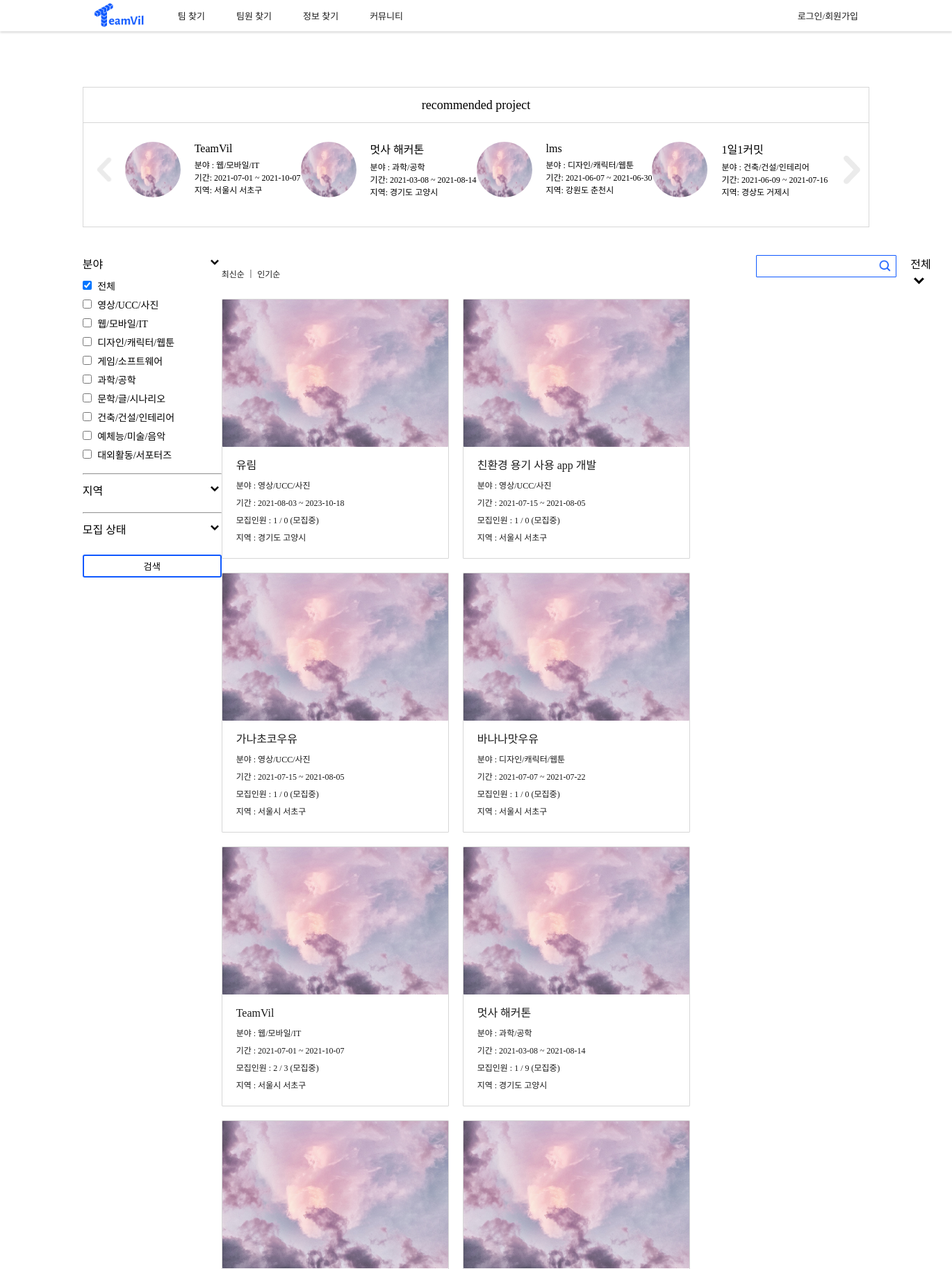
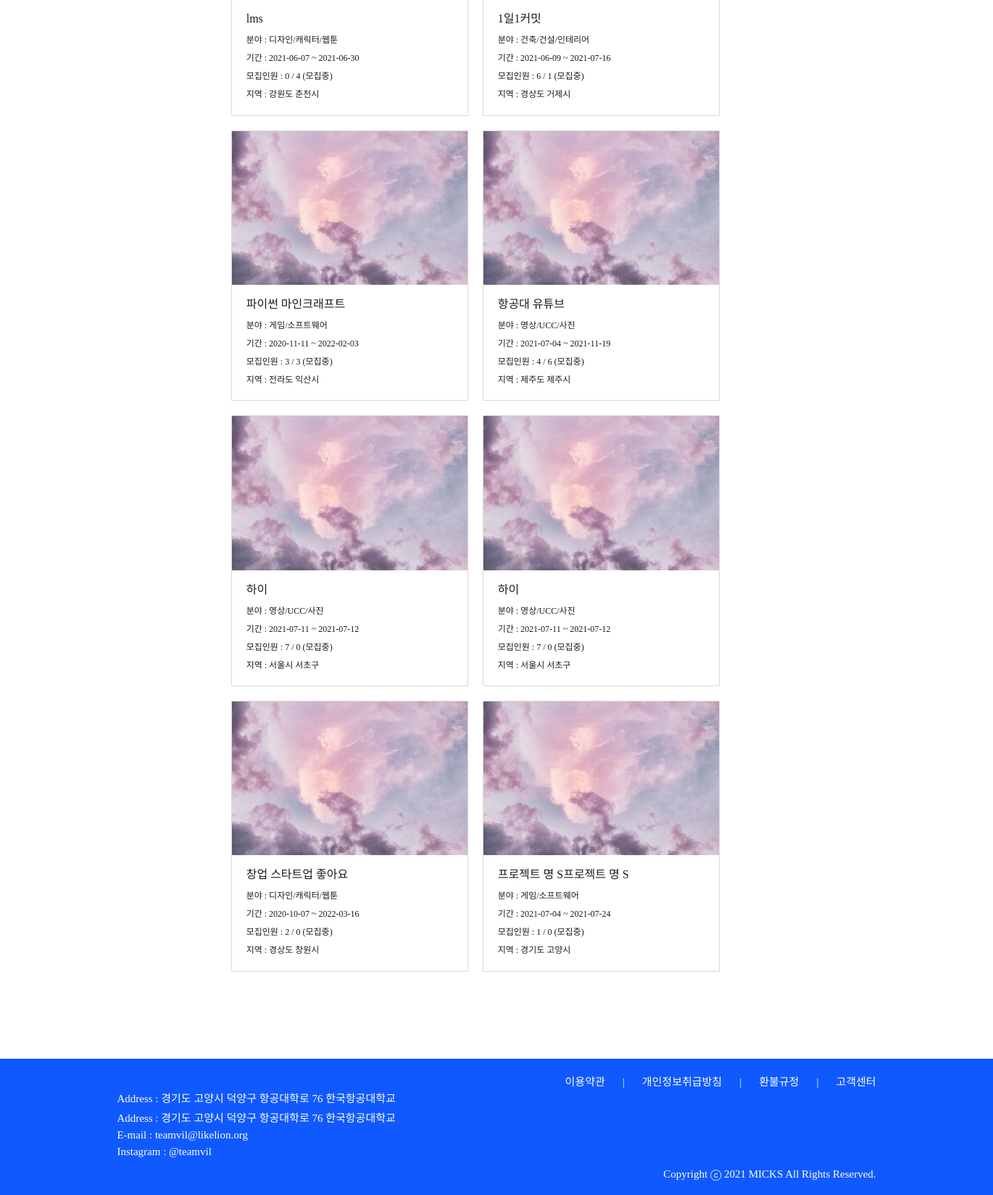
/project/team_search_back_cloud/, run on the app's committed database (2 pictures, top to bottom).
### project/models.py (models this page shows, shortened)
class Project(models.Model):
    user_id = models.ForeignKey(User, on_delete = models.PROTECT, db_column="user_id")
    use = models.IntegerField(default=0)
    isEnd = models.IntegerField(default=0)
    type = models.IntegerField() # 창업, 공모전, 프로젝트
    title = models.CharField(max_length=100)
    desc = models.CharField(max_length=100)
    field1_id = models.ForeignKey('home.Field1', on_delete = models.CASCADE, db_column="field1_id")
    field2 = models.CharField(max_length=20)
    region1_id = models.ForeignKey('home.Region1', on_delete = models.CASCADE, db_column="region1_id")
    region2_id = models.ForeignKey('home.Region2', on_delete = models.CASCADE, db_column="region2_id")
    mem_total = models.IntegerField()
    mem_now = models.IntegerField()
    mem_duty = models.IntegerField(default=0)
    start_date = models.DateField()
    end_date = models.DateField()
    state = models.IntegerField(default=1)
    school = models.CharField(max_length=45, null=True)
    content = models.TextField()
    isLink = models.IntegerField(default=0)
    isFile = models.IntegerField(default=0)
    education_id = models.ForeignKey('home.Education', on_delete = models.CASCADE, db_column="education_id", null=True)
    view_cnt = models.IntegerField(default=0)
    register = models.DateTimeField(default=timezone.now)

### home/models.py (models this page shows, shortened)
class Field1(models.Model):
    field1 = models.CharField(max_length=20)

class Region1(models.Model):
    region1 = models.CharField(max_length=20)

class Region2(models.Model):
    region1_id = models.ForeignKey(Region1, on_delete = models.CASCADE, db_column="region1_id")
    region2 = models.CharField(max_length=20)

### project/views.py (the view)
# urls.py: path('team_search_back_cloud/', views.team_search_back_cloud, name = "team_search_back_cloud"),
def team_search_back_cloud(request):
    projects = Project.objects.all().order_by('-register')
    projects_reg = Project.objects.all().order_by('id')[:4]
    field1 = Field1.objects.all() # 대분야 (ex IT)
    mbti = Mbti.objects.all()
    region2 = Region2.objects.all() # ~시 (서울만 ~구)
    term = Term.objects.all()
    job = Job.objects.all()
    return render(request, "team_search_back_cloud.html", {'projects':projects, "field1s":field1, "mbtis" : mbti,
                                                    "region2s": region2, "terms": term, "jobs": job, "projects_reg": projects_reg})

### project/templates/team_search_back_cloud.html (shortened to what this page needs)
<!DOCTYPE html>
<html lang="en">
{% load static %}
<head>
    <link rel="stylesheet" href="{% static 'css/base.css' %}">
    <link rel="stylesheet" href="{% static 'css/team_search.css' %}">
</head>
<body>
    {% include 'navbar.html' %}
    <section class="member_search-rec-box margin margin">
        <p class="member_search-rec-title spoqa-regular">recommended project</p>
        <div class="member_search-rec-container">
            <img class="member_search-chevron-left" src="{% static 'image/chevron-left.png' %}" alt="">
            {% for reg in projects_reg %}
            <div class="member_search-rec-member">
                <img class="member_search-rec-image" src="{% static 'image/cloud.jpg' %}">
                <div class="member_search-rec-info">
                    <p class="member_search-rec-info-name spoqa-regular">{{reg.title}}</p>
                    <p class="spoqa-light">분야 : {{reg.field1_id.field1}}</p>
                    <p class="spoqa-light">기간: {{reg.start_date|date:"Y-m-d"}} ~ {{reg.end_date|date:"Y-m-d"}}</p>
                    <p class="spoqa-light">지역: {{reg.region1_id.region1}} {{reg.region2_id.region2}}</p>
                </div>
            </div>
            {% endfor %}
            <img class="member_search-chevron-right" src="{% static 'image/chevron-right.png' %}" alt="">
        </div>
    </section>
    <section class="team_search-main-container margin">
        <aside class="team_search-filter-container">
            <div class="team_search-filter-item-container">
                <div class="team_search-filter-active">
                    <p class="team_search-filter-title spoqa-medium">분야</p>
                    <div value="field1" class="drop_btn">
                        <img class="team_search-chevron" src="{% static 'image/chevron-down.png' %}">
                    </div>
                </div>
                <div class="active" id="field1">
                    <div class="team_search-filter-item-list spoqa-light">
                        <label>
                            <input type="checkbox" value='all' class="field1" data="field1_all" checked>
                            <span>전체</span>
                        </label>
                    </div>
                    {% for field1 in field1s %}
                        <div class="team_search-filter-item-list spoqa-light">
                            <label>
                                <input type="checkbox" value='{{field1.id}}' class="field1">
                                <span>{{field1.field1}}</span>
                            </label>
                        </div>
                    {% endfor %}
                </div>
                <hr>
                <div class="team_search-filter-active">
                    <p class="team_search-filter-title spoqa-medium">지역</p>
                    <div value="region" class="drop_btn">
                        <img class="team_search-chevron" src="{% static 'image/chevron-down.png' %}">
                    </div>
                </div>
                <hr>
                <div class="team_search-filter-active">
                    <p class="team_search-filter-title spoqa-medium">모집 상태</p>
                    <div value="state" class="drop_btn">
                        <img class="team_search-chevron" src="{% static 'image/chevron-down.png' %}">
                    </div>
                </div>
            </div>
            <a class="a-search">
                <button class="search team_filter spoqa-medium">검색</button>
            </a>
        </aside>
        <main>
            <div class="member_search-member-select-container">
                <div class="member_search-member-select-sort spoqa-regular">
                    <a class="member_search-member-select-latest" href="#">최신순</a>
                    <p>|</p>
                    <a href="">인기순</a>
                </div>
                <div class="member_search-member-select-right-container">
                    <div class="member_search-search-container">
                        <input class="member_search-member-select-search spoqa-light" type="text">
                        <img class="member_search-search-button" src="{% static 'image/search.png' %}">
                    </div>
                    <div class="member_search-member-select-state spoqa-regular drop_btn" value="sort">
                        <div class="member_search-select-state-button">
                            <p>전체</p>
                            <img class="member_search-chevron" src="{% static 'image/chevron-down.png' %}">
                        </div>
                    </div>
                </div>
            </div>
            <div class="team_search-team-container">
                {% for project in projects %}
                    <a href="{% url 'team_detail' project.id %}">
                        <article class="team_search-team-item">
                            <img class="team_search-team-image" src="{% static 'image/cloud.jpg' %}" alt="">
                            <div class="team_search-team-item-text">
                                <p class="team_search-team-item-title spoqa-medium">{{project.title}}</p>
                                <p class="team_search-team-item-content spoqa-regular">분야 : {{project.field1_id.field1}}</p>
                                <p class="team_search-team-item-content spoqa-regular">기간 : {{project.start_date|date:"Y-m-d"}} ~ {{project.end_date|date:"Y-m-d"}}</p>
                                <p class="team_search-team-item-content spoqa-regular">모집인원 : {{project.mem_now}} / {{project.mem_duty}}
                                    {% if project.state == 1%}
                                        (모집중)
                                    {% else %}
                                        (모집완료)
                                    {% endif %}
                                </p>
                                <p class="team_search-team-item-content spoqa-regular">지역 : {{project.region1_id.region1}} {{project.region2_id.region2}}</p>
                            </div>
                        </article>
                    </a>
                {% endfor %}
            </div>
        </main>
    </section>
</body>
{% include 'footer.html' %}
</html>

### teamvil/static/css/base.css (style rules this page uses)
* { margin: 0; padding: 0; }
.margin { margin: 0px 118.6875px; }
.active { display: block; }
.spoqa-light { font-family: 'Spoqa Han Sans Neo', 'sans-serif'; font-weight: 300; }
.spoqa-regular { font-family: 'Spoqa Han Sans Neo', 'sans-serif'; font-weight: 400; }
.spoqa-medium { font-family: 'Spoqa Han Sans Neo', 'sans-serif'; font-weight: 500; }
a { text-decoration: none; color: #1B1B1B; }
body { display: flex; min-height: 100vh; flex-direction: column; }

### project/static/css/team_search.css (style rules this page uses)
hr { margin: 10px 0px; }
label { cursor: pointer; }
.member_search-rec-box { margin-top: 40px; margin-bottom: 40px; height: 200px; border: 1px solid #D7D7D7; min-width: 1000px; }
.member_search-rec-title { height: 50px; border-bottom: 1px solid #D7D7D7; text-align: center; line-height: 50px; margin-bottom: 25px; font-size: 18px; }
.member_search-rec-container { display: flex; justify-content: space-between; align-items: center; }
.member_search-chevron-left { display: block; width: 60px; height: 60px; }
.member_search-rec-member { display: flex; align-items: center; flex-shrink: 0; }
.member_search-rec-image { width: 80px; height: 80px; border-radius: 100px; margin-right: 20px; }
.member_search-rec-info { font-size: 12px; }
.member_search-rec-info-name { font-size: 16px; margin-bottom: 5px; }
.team_search-main-container { display: flex; justify-content: space-between; align-items: flex-start; margin-bottom: 100px; }
.team_search-filter-item-container { display: flex; flex-direction: column; width: 200px; }
.team_search-filter-active { display: flex; justify-content: space-between; }
.team_search-filter-title { margin-bottom: 10px; }
.team_search-chevron { width: 20px; height: 20px; }
.team_search-filter-item-list { display: flex; align-items: center; margin-bottom: 7px; font-size: 14px; }
.team_search-filter-item-list input { margin-right: 5px; }
.member_search-member-select-container { display: flex; justify-content: space-between; margin-bottom: 10px; }
.member_search-member-select-sort { display: flex; justify-content: space-between; align-items: center; }
.member_search-member-select-sort a { font-size: 12px; }
.member_search-member-select-sort p { font-size: 12px; margin: 0 8px; }
.member_search-member-select-right-container { display: flex; justify-content: space-between; }
.member_search-search-container { display: flex; justify-content: space-between; align-items: center; margin-right: 20px; width: 200px; height: 30px; border: 1px solid #0f59ff; border-radius: 1px; }
.member_search-member-select-search { display: block; border: none; margin-left: 10px; font-size: 12px; width: 160px; }
.member_search-search-button { width: 20px; height: 20px; margin-right: 5px; }
.team_search-team-container { display: flex; flex-wrap: wrap; justify-content: flex-start; width: 1040.94px; margin-right: -20px; }
.team_search-team-item { width: 324.985px; height: 371.8875px; border: 1px solid #D7D7D7; border-radius: 1px; margin-bottom: 20px; margin-right: 20px; }
.team_search-team-image { width: 324.985px; height: 212.055px; border-radius: 1px; }
.team_search-team-item-text { padding: 10px 20px; line-height: 25px; }
.team_search-team-item-title { display: inline-block; font-size: 16px; margin-bottom: 5px; }
.team_search-team-item-content { font-size: 12px; }
.active { display: block; }
.search { display: block; width: 100%; padding: 5px; margin-top: 15px; background-color: #ffffff; border: 2px solid #0f59ff; border-radius: 3px; }
.a-search { color: #0f59ff; }

### data on the page
Project: title "TeamVil", field1_id.field1 "웹/모바일/IT", start_date "2021-07-01", end_date "2021-10-07", region1_id.region1 "서울시", region2_id.region2 "서초구", mem_now "2", mem_duty "3", state "(모집중)"
Project: title "멋사 해커톤", field1_id.field1 "과학/공학", start_date "2021-03-08", end_date "2021-08-14", region1_id.region1 "경기도", region2_id.region2 "고양시", mem_now "1", mem_duty "9", state "(모집중)"
Project: title "lms", field1_id.field1 "디자인/캐릭터/웹툰", start_date "2021-06-07", end_date "2021-06-30", region1_id.region1 "강원도", region2_id.region2 "춘천시", mem_now "0", mem_duty "4", state "(모집중)"
Project: title "1일1커밋", field1_id.field1 "건축/건설/인테리어", start_date "2021-06-09", end_date "2021-07-16", region1_id.region1 "경상도", region2_id.region2 "거제시", mem_now "6", mem_duty "1", state "(모집중)"
Field1: field1 "영상/UCC/사진"
Field1: field1 "웹/모바일/IT"
Field1: field1 "디자인/캐릭터/웹툰"
Field1: field1 "게임/소프트웨어"
Field1: field1 "과학/공학"
Field1: field1 "문학/글/시나리오"
Field1: field1 "건축/건설/인테리어"
Field1: field1 "예체능/미술/음악"
Field1: field1 "대외활동/서포터즈"
Project: title "유림", field1_id.field1 "영상/UCC/사진", start_date "2021-08-03", end_date "2023-10-18", mem_now "1", mem_duty "0", state "(모집중)", region1_id.region1 "경기도", region2_id.region2 "고양시"
Project: title "친환경 용기 사용 app 개발", field1_id.field1 "영상/UCC/사진", start_date "2021-07-15", end_date "2021-08-05", mem_now "1", mem_duty "0", state "(모집중)", region1_id.region1 "서울시", region2_id.region2 "서초구"
Project: title "가나초코우유", field1_id.field1 "영상/UCC/사진", start_date "2021-07-15", end_date "2021-08-05", mem_now "1", mem_duty "0", state "(모집중)", region1_id.region1 "서울시", region2_id.region2 "서초구"
Project: title "바나나맛우유", field1_id.field1 "디자인/캐릭터/웹툰", start_date "2021-07-07", end_date "2021-07-22", mem_now "1", mem_duty "0", state "(모집중)", region1_id.region1 "서울시", region2_id.region2 "서초구"
Project: title "파이썬 마인크래프트", field1_id.field1 "게임/소프트웨어", start_date "2020-11-11", end_date "2022-02-03", mem_now "3", mem_duty "3", state "(모집중)", region1_id.region1 "전라도", region2_id.region2 "익산시"
Project: title "항공대 유튜브", field1_id.field1 "영상/UCC/사진", start_date "2021-07-04", end_date "2021-11-19", mem_now "4", mem_duty "6", state "(모집중)", region1_id.region1 "제주도", region2_id.region2 "제주시"
Project: title "하이", field1_id.field1 "영상/UCC/사진", start_date "2021-07-11", end_date "2021-07-12", mem_now "7", mem_duty "0", state "(모집중)", region1_id.region1 "서울시", region2_id.region2 "서초구"
Project: title "하이", field1_id.field1 "영상/UCC/사진", start_date "2021-07-11", end_date "2021-07-12", mem_now "7", mem_duty "0", state "(모집중)", region1_id.region1 "서울시", region2_id.region2 "서초구"
Project: title "창업 스타트업 좋아요", field1_id.field1 "디자인/캐릭터/웹툰", start_date "2020-10-07", end_date "2022-03-16", mem_now "2", mem_duty "0", state "(모집중)", region1_id.region1 "경상도", region2_id.region2 "창원시"
Project: title "프로젝트 명 S프로젝트 명 S", field1_id.field1 "게임/소프트웨어", start_date "2021-07-04", end_date "2021-07-24", mem_now "1", mem_duty "0", state "(모집중)", region1_id.region1 "경기도", region2_id.region2 "고양시"
